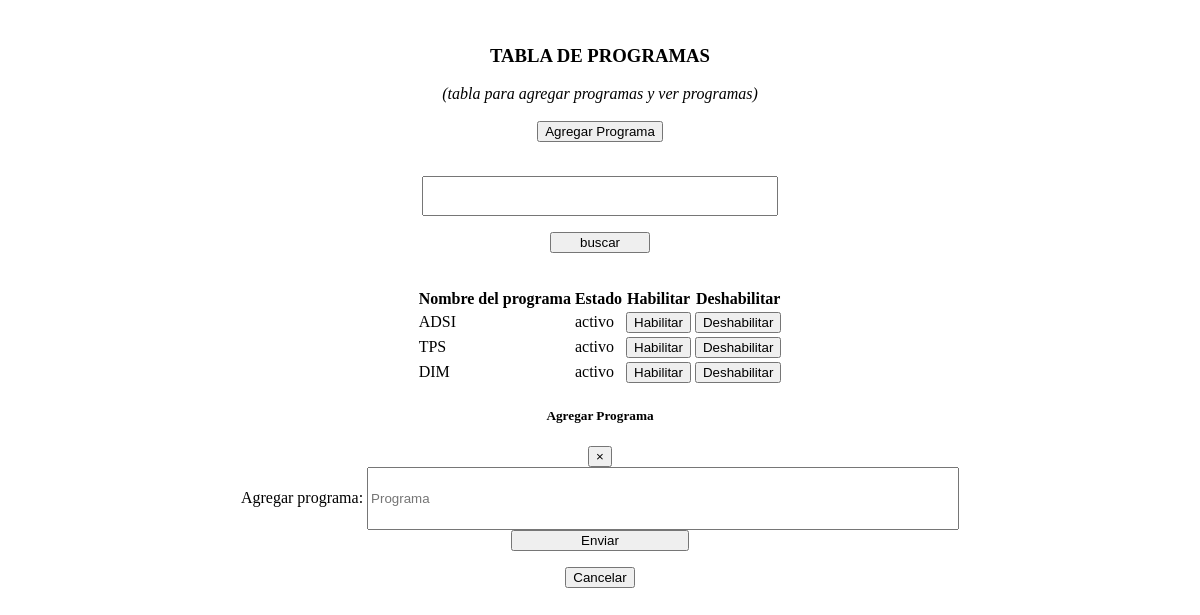
The app's page /controlador/directivoController/agregarprogramaController.php, older data.
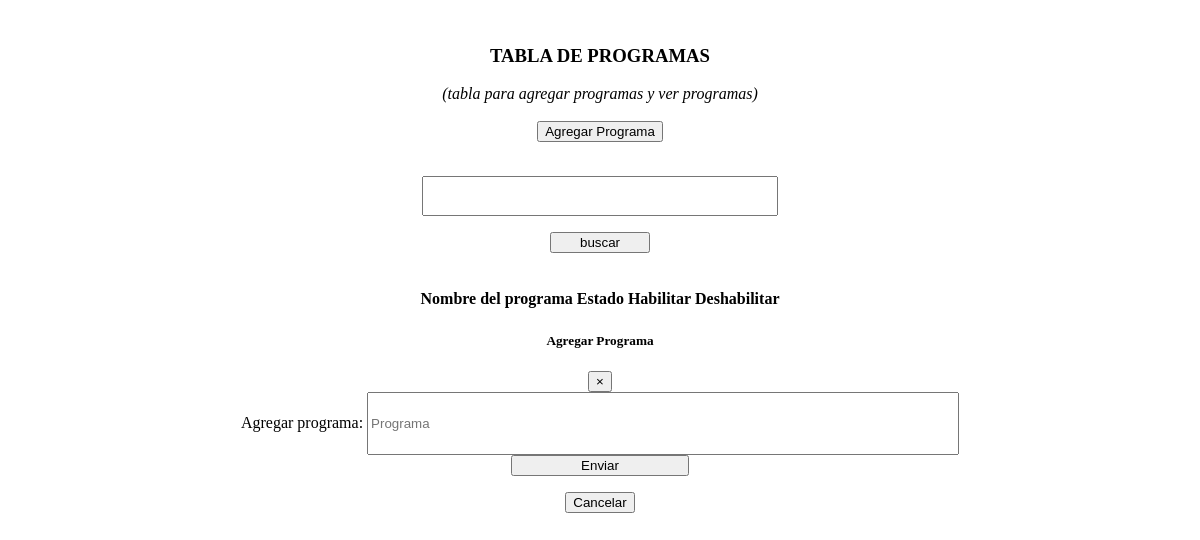
The same page, newer data.
### tables this page shows
CREATE TABLE IF NOT EXISTS `programa` (
  `id_programa` int(11) NOT NULL AUTO_INCREMENT,
  `nombre` varchar(20) NOT NULL,
  `id_estado` int(11) NOT NULL,
  PRIMARY KEY (`id_programa`),
  KEY `fk_programa_estado1_idx` (`id_estado`)
);

CREATE TABLE IF NOT EXISTS `estado` (
  `id_estado` int(11) NOT NULL AUTO_INCREMENT,
  `nombre` varchar(20) NOT NULL,
  PRIMARY KEY (`id_estado`)
);

### controlador/class.programa.php (called while the page is built, shortened)
<?php
class Programa{
	static function imprimirprograma($WHERE){
		$db = new Conexion();
		$sql = "SELECT programa.id_programa,programa.nombre,estado.nombre as estadoo
		FROM programa
		INNER JOIN estado on programa.id_estado=estado.id_estado
		$WHERE";
		$datos = $db->query($sql);
		return $datos;
	}
}
?>

### controlador/directivoController/agregarprogramaController.php (the view, shortened to what this page needs)
            <center><br>
                <h3><strong>TABLA DE PROGRAMAS</strong></h3>
                <em>(tabla para agregar programas y  ver programas)</em></acronym><br><br>
                <button type="button" class="btn btn-info" data-toggle="modal" data-target="#Programing">Agregar Programa</button>
                <br><br>
                <form name="form1" method="POST" action="<?php echo $_SERVER['PHP_SELF']; ?>" id="cdr" >
                    <p><input name="T1"  type="text" style="width:30%; height:5%" class="form-control" size="20"></p>
                    <input  name="buscar" type="submit" id="buscar" value="buscar" class="btn btn-lg btn-primary btn-block btn-sm" style="width: 100px"/>
                </form><br>
                <?php
                $buscar = $_POST['T1'];
                include_once'../../controlador/class.programa.php';
                $sql = Programa::imprimirprograma("WHERE programa.nombre LIke '%".$buscar."%' ");
                echo '<div class="table-responsive table-hover">';
                echo '<table class="table">';
                echo  '<thead class="bg-danger">';
                echo '<tr>';
                echo '<th scope="col">Nombre del programa</th>';
                echo '<th scope="col">Estado</th>';
                echo '<th scope="col">Habilitar</th>';
                echo '<th scope="col">Deshabilitar</th>';
                echo '</tr>';
                echo '</thead>';
                while ($reg= Mysqli_fetch_array($sql)) {
                echo "<tr class='success'>";
                echo "<td>";
                echo $reg['nombre'];
                echo "</td>";
                echo "<td>";
                echo $reg['estadoo'];
                echo "</td>";
                echo "<td><a href='../../controlador/prueba.php?codigo=$reg[id_programa]&proaceptar=2'><button type='button' class='btn btn-warning'>Habilitar</button></a></td>";
                echo "<td><a href='../../controlador/prueba.php?codigo=$reg[id_programa]&pronoaceptar=2'><button type='button' class='btn btn-danger'>Deshabilitar</button></a></td>";
                }
                echo "</table>";
                    ?>
<div class="modal fade" id="Programing" tabindex="-1" role="dialog" aria-labelledby="exampleModalCenterTitle"
    aria-hidden="true">
    <div class="modal-dialog modal-dialog-centered" role="document">
        <div class="modal-content">
            <div class="modal-header">
                <h5 class="modal-title" id="exampleModalCenterTitle">Agregar Programa</h5>
                <button type="button" class="close" data-dismiss="modal" aria-label="Close">
                    <span aria-hidden="true">&times;</span>
                </button>
            </div>
            <div class="modal-body">
            <form method="POST" action="../../controlador/ejecutaprograma.php" id="sss" name="sss">
                    Agregar programa:
                    <input type="text" name="nombre" id="nombre" style="width:50%; height:8%" class="form-control"
                        placeholder="Programa" required><br>
                    <input type="submit" name="" value="Enviar" class="btn btn-lg btn-primary btn-block btn-sm" style="width:15%">
                </form>
            </div>
            <div class="modal-footer">
                <button type="button" class="btn btn-secondary" data-dismiss="modal">Cancelar</button>
            </div>
        </div>
    </div>
</div>

Row changes from the older to the newer data that the page shows:
removed programa: nombre "ADSI", id_estado.nombre "activo"
removed programa: nombre "TPS", id_estado.nombre "activo"
removed programa: nombre "DIM", id_estado.nombre "activo"
